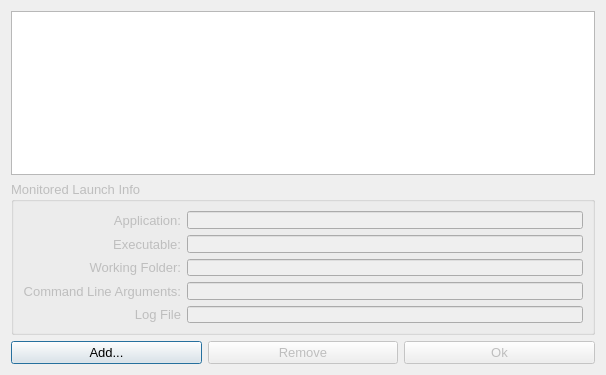
<?xml version="1.0" encoding="UTF-8"?>
<ui version="4.0">
 <class>dialog_applications</class>
 <widget class="QDialog" name="dialog_applications">
  <property name="geometry">
   <rect>
    <x>0</x>
    <y>0</y>
    <width>606</width>
    <height>375</height>
   </rect>
  </property>
  <property name="font">
   <font>
    <family>Arial</family>
    <pointsize>10</pointsize>
   </font>
  </property>
  <property name="windowTitle">
   <string>Vulkan Applications with overridden Vulkan Layers</string>
  </property>
  <layout class="QGridLayout" name="gridLayout">
   <item row="4" column="0">
    <widget class="QPushButton" name="pushButtonAdd">
     <property name="text">
      <string>Add...</string>
     </property>
    </widget>
   </item>
   <item row="4" column="1">
    <widget class="QPushButton" name="pushButtonRemove">
     <property name="enabled">
      <bool>false</bool>
     </property>
     <property name="text">
      <string>Remove</string>
     </property>
    </widget>
   </item>
   <item row="4" column="2">
    <widget class="QPushButton" name="pushButtonSelect">
     <property name="enabled">
      <bool>false</bool>
     </property>
     <property name="text">
      <string>Ok</string>
     </property>
    </widget>
   </item>
   <item row="0" column="0" colspan="3">
    <widget class="QTreeWidget" name="treeWidget">
     <property name="font">
      <font>
       <family>Arial</family>
       <pointsize>10</pointsize>
      </font>
     </property>
     <property name="toolTip">
      <string/>
     </property>
     <property name="horizontalScrollBarPolicy">
      <enum>Qt::ScrollBarAlwaysOff</enum>
     </property>
     <property name="indentation">
      <number>4</number>
     </property>
     <property name="headerHidden">
      <bool>true</bool>
     </property>
     <property name="columnCount">
      <number>1</number>
     </property>
     <attribute name="headerVisible">
      <bool>false</bool>
     </attribute>
     <attribute name="headerStretchLastSection">
      <bool>false</bool>
     </attribute>
     <column>
      <property name="text">
       <string notr="true">1</string>
      </property>
     </column>
    </widget>
   </item>
   <item row="1" column="0" colspan="3">
    <widget class="QGroupBox" name="groupLaunchInfo">
     <property name="enabled">
      <bool>false</bool>
     </property>
     <property name="minimumSize">
      <size>
       <width>0</width>
       <height>60</height>
      </size>
     </property>
     <property name="toolTip">
      <string>This information is used only when the application is launched manually from vkconfig.</string>
     </property>
     <property name="title">
      <string>Monitored Launch Info</string>
     </property>
     <layout class="QGridLayout" name="gridLayout_2">
      <item row="0" column="0">
       <widget class="QLabel" name="label_1">
        <property name="text">
         <string>Application:</string>
        </property>
        <property name="alignment">
         <set>Qt::AlignRight|Qt::AlignTrailing|Qt::AlignVCenter</set>
        </property>
       </widget>
      </item>
      <item row="0" column="1">
       <widget class="QLineEdit" name="lineEditAppName"/>
      </item>
      <item row="1" column="0">
       <widget class="QLabel" name="label_2">
        <property name="text">
         <string>Executable:</string>
        </property>
        <property name="alignment">
         <set>Qt::AlignRight|Qt::AlignTrailing|Qt::AlignVCenter</set>
        </property>
       </widget>
      </item>
      <item row="1" column="1">
       <widget class="QLineEdit" name="lineEditExecutable"/>
      </item>
      <item row="2" column="0">
       <widget class="QLabel" name="label_3">
        <property name="text">
         <string>Working Folder:</string>
        </property>
        <property name="alignment">
         <set>Qt::AlignRight|Qt::AlignTrailing|Qt::AlignVCenter</set>
        </property>
       </widget>
      </item>
      <item row="2" column="1">
       <widget class="QLineEdit" name="lineEditWorkingFolder"/>
      </item>
      <item row="3" column="0">
       <widget class="QLabel" name="label_4">
        <property name="text">
         <string>Command Line Arguments:</string>
        </property>
        <property name="alignment">
         <set>Qt::AlignRight|Qt::AlignTrailing|Qt::AlignVCenter</set>
        </property>
       </widget>
      </item>
      <item row="3" column="1">
       <widget class="QLineEdit" name="lineEditCmdArgs"/>
      </item>
      <item row="4" column="0">
       <widget class="QLabel" name="label_5">
        <property name="text">
         <string>Log File</string>
        </property>
        <property name="alignment">
         <set>Qt::AlignRight|Qt::AlignTrailing|Qt::AlignVCenter</set>
        </property>
       </widget>
      </item>
      <item row="4" column="1">
       <widget class="QLineEdit" name="lineEditLogFile"/>
      </item>
     </layout>
    </widget>
   </item>
  </layout>
 </widget>
 <resources/>
 <connections/>
</ui>
